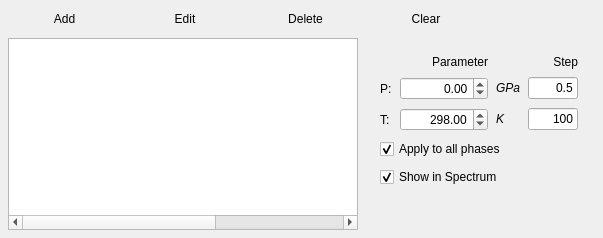
       <widget class="QWidget" name="phase_tab">
        <attribute name="title">
         <string>Phase</string>
        </attribute>
        <layout class="QHBoxLayout" name="horizontalLayout_27">
         <property name="spacing">
          <number>8</number>
         </property>
         <property name="margin">
          <number>8</number>
         </property>
         <item>
          <layout class="QVBoxLayout" name="verticalLayout_8">
           <item>
            <layout class="QHBoxLayout" name="horizontalLayout_7" stretch="0,0,0,0,0">
             <property name="spacing">
              <number>8</number>
             </property>
             <item>
              <widget class="QPushButton" name="phase_add_btn">
               <property name="sizePolicy">
                <sizepolicy hsizetype="MinimumExpanding" vsizetype="Fixed">
                 <horstretch>0</horstretch>
                 <verstretch>0</verstretch>
                </sizepolicy>
               </property>
               <property name="maximumSize">
                <size>
                 <width>150</width>
                 <height>16777215</height>
                </size>
               </property>
               <property name="text">
                <string>Add</string>
               </property>
               <property name="flat">
                <bool>true</bool>
               </property>
              </widget>
             </item>
             <item>
              <widget class="QPushButton" name="phase_edit_btn">
               <property name="sizePolicy">
                <sizepolicy hsizetype="MinimumExpanding" vsizetype="Fixed">
                 <horstretch>0</horstretch>
                 <verstretch>0</verstretch>
                </sizepolicy>
               </property>
               <property name="maximumSize">
                <size>
                 <width>150</width>
                 <height>16777215</height>
                </size>
               </property>
               <property name="text">
                <string>Edit</string>
               </property>
               <property name="flat">
                <bool>true</bool>
               </property>
              </widget>
             </item>
             <item>
              <widget class="QPushButton" name="phase_del_btn">
               <property name="sizePolicy">
                <sizepolicy hsizetype="MinimumExpanding" vsizetype="Fixed">
                 <horstretch>0</horstretch>
                 <verstretch>0</verstretch>
                </sizepolicy>
               </property>
               <property name="maximumSize">
                <size>
                 <width>150</width>
                 <height>16777215</height>
                </size>
               </property>
               <property name="text">
                <string>Delete</string>
               </property>
               <property name="flat">
                <bool>true</bool>
               </property>
              </widget>
             </item>
             <item>
              <widget class="QPushButton" name="phase_clear_btn">
               <property name="sizePolicy">
                <sizepolicy hsizetype="MinimumExpanding" vsizetype="Fixed">
                 <horstretch>0</horstretch>
                 <verstretch>0</verstretch>
                </sizepolicy>
               </property>
               <property name="maximumSize">
                <size>
                 <width>150</width>
                 <height>16777215</height>
                </size>
               </property>
               <property name="text">
                <string>Clear</string>
               </property>
               <property name="flat">
                <bool>true</bool>
               </property>
              </widget>
             </item>
             <item>
              <spacer name="horizontalSpacer_21">
               <property name="orientation">
                <enum>Qt::Horizontal</enum>
               </property>
               <property name="sizeHint" stdset="0">
                <size>
                 <width>40</width>
                 <height>20</height>
                </size>
               </property>
              </spacer>
             </item>
            </layout>
           </item>
           <item>
            <layout class="QHBoxLayout" name="horizontalLayout_9" stretch="2,1">
             <property name="spacing">
              <number>5</number>
             </property>
             <item>
              <widget class="QTableWidget" name="phase_tw">
               <property name="minimumSize">
                <size>
                 <width>350</width>
                 <height>0</height>
                </size>
               </property>
               <property name="editTriggers">
                <set>QAbstractItemView::DoubleClicked|QAbstractItemView::EditKeyPressed</set>
               </property>
               <property name="selectionMode">
                <enum>QAbstractItemView::SingleSelection</enum>
               </property>
               <property name="selectionBehavior">
                <enum>QAbstractItemView::SelectRows</enum>
               </property>
               <property name="showGrid">
                <bool>false</bool>
               </property>
               <property name="columnCount">
                <number>5</number>
               </property>
               <attribute name="horizontalHeaderVisible">
                <bool>false</bool>
               </attribute>
               <attribute name="horizontalHeaderStretchLastSection">
                <bool>false</bool>
               </attribute>
               <attribute name="verticalHeaderVisible">
                <bool>false</bool>
               </attribute>
               <column/>
               <column/>
               <column/>
               <column/>
               <column/>
              </widget>
             </item>
             <item>
              <widget class="QWidget" name="widget" native="true">
               <property name="maximumSize">
                <size>
                 <width>350</width>
                 <height>16777215</height>
                </size>
               </property>
               <layout class="QVBoxLayout" name="verticalLayout_7">
                <item>
                 <layout class="QGridLayout" name="gridLayout_2">
                  <property name="margin">
                   <number>8</number>
                  </property>
                  <property name="spacing">
                   <number>8</number>
                  </property>
                  <item row="0" column="3">
                   <widget class="QLabel" name="label_6">
                    <property name="text">
                     <string>Step</string>
                    </property>
                    <property name="alignment">
                     <set>Qt::AlignRight|Qt::AlignTrailing|Qt::AlignVCenter</set>
                    </property>
                   </widget>
                  </item>
                  <item row="1" column="0">
                   <widget class="QLabel" name="label">
                    <property name="text">
                     <string>P:</string>
                    </property>
                   </widget>
                  </item>
                  <item row="1" column="1">
                   <widget class="QDoubleSpinBox" name="phase_pressure_sb">
                    <property name="enabled">
                     <bool>true</bool>
                    </property>
                    <property name="sizePolicy">
                     <sizepolicy hsizetype="Expanding" vsizetype="Fixed">
                      <horstretch>0</horstretch>
                      <verstretch>0</verstretch>
                     </sizepolicy>
                    </property>
                    <property name="minimumSize">
                     <size>
                      <width>0</width>
                      <height>0</height>
                     </size>
                    </property>
                    <property name="maximumSize">
                     <size>
                      <width>150</width>
                      <height>16777215</height>
                     </size>
                    </property>
                    <property name="sizeIncrement">
                     <size>
                      <width>0</width>
                      <height>0</height>
                     </size>
                    </property>
                    <property name="focusPolicy">
                     <enum>Qt::WheelFocus</enum>
                    </property>
                    <property name="alignment">
                     <set>Qt::AlignRight|Qt::AlignTrailing|Qt::AlignVCenter</set>
                    </property>
                    <property name="minimum">
                     <double>-999999999.000000000000000</double>
                    </property>
                    <property name="maximum">
                     <double>999999999.000000000000000</double>
                    </property>
                    <property name="singleStep">
                     <double>0.500000000000000</double>
                    </property>
                   </widget>
                  </item>
                  <item row="1" column="3">
                   <widget class="QLineEdit" name="phase_pressure_step_txt">
                    <property name="sizePolicy">
                     <sizepolicy hsizetype="Expanding" vsizetype="Fixed">
                      <horstretch>0</horstretch>
                      <verstretch>0</verstretch>
                     </sizepolicy>
                    </property>
                    <property name="maximumSize">
                     <size>
                      <width>50</width>
                      <height>16777215</height>
                     </size>
                    </property>
                    <property name="text">
                     <string>0.5</string>
                    </property>
                    <property name="alignment">
                     <set>Qt::AlignRight|Qt::AlignTrailing|Qt::AlignVCenter</set>
                    </property>
                   </widget>
                  </item>
                  <item row="2" column="0">
                   <widget class="QLabel" name="label_2">
                    <property name="text">
                     <string>T:</string>
                    </property>
                   </widget>
                  </item>
                  <item row="2" column="1">
                   <widget class="QDoubleSpinBox" name="phase_temperature_sb">
                    <property name="maximumSize">
                     <size>
                      <width>150</width>
                      <height>16777215</height>
                     </size>
                    </property>
                    <property name="alignment">
                     <set>Qt::AlignRight|Qt::AlignTrailing|Qt::AlignVCenter</set>
                    </property>
                    <property name="maximum">
                     <double>999999999.000000000000000</double>
                    </property>
                    <property name="singleStep">
                     <double>100.000000000000000</double>
                    </property>
                    <property name="value">
                     <double>298.000000000000000</double>
                    </property>
                   </widget>
                  </item>
                  <item row="2" column="3">
                   <widget class="QLineEdit" name="phase_temperature_step_txt">
                    <property name="sizePolicy">
                     <sizepolicy hsizetype="MinimumExpanding" vsizetype="Fixed">
                      <horstretch>0</horstretch>
                      <verstretch>0</verstretch>
                     </sizepolicy>
                    </property>
                    <property name="maximumSize">
                     <size>
                      <width>50</width>
                      <height>16777215</height>
                     </size>
                    </property>
                    <property name="text">
                     <string>100</string>
                    </property>
                    <property name="alignment">
                     <set>Qt::AlignRight|Qt::AlignTrailing|Qt::AlignVCenter</set>
                    </property>
                   </widget>
                  </item>
                  <item row="3" column="0" colspan="4">
                   <widget class="QCheckBox" name="phase_apply_to_all_cb">
                    <property name="text">
                     <string>Apply to all phases</string>
                    </property>
                    <property name="checked">
                     <bool>true</bool>
                    </property>
                   </widget>
                  </item>
                  <item row="1" column="2">
                   <widget class="QLabel" name="label_7">
                    <property name="text">
                     <string>&lt;i&gt;GPa&lt;/i&gt;</string>
                    </property>
                    <property name="textFormat">
                     <enum>Qt::RichText</enum>
                    </property>
                   </widget>
                  </item>
                  <item row="2" column="2">
                   <widget class="QLabel" name="label_8">
                    <property name="text">
                     <string>&lt;i&gt;K&lt;/i&gt;</string>
                    </property>
                   </widget>
                  </item>
                  <item row="0" column="1">
                   <widget class="QLabel" name="label_9">
                    <property name="text">
                     <string>Parameter</string>
                    </property>
                    <property name="alignment">
                     <set>Qt::AlignRight|Qt::AlignTrailing|Qt::AlignVCenter</set>
                    </property>
                   </widget>
                  </item>
                  <item row="4" column="0" colspan="4">
                   <widget class="QCheckBox" name="phase_show_parameter_in_spectrum_cb">
                    <property name="text">
                     <string>Show in Spectrum</string>
                    </property>
                    <property name="checked">
                     <bool>true</bool>
                    </property>
                   </widget>
                  </item>
                 </layout>
                </item>
                <item>
                 <spacer name="verticalSpacer_2">
                  <property name="orientation">
                   <enum>Qt::Vertical</enum>
                  </property>
                  <property name="sizeHint" stdset="0">
                   <size>
                    <width>20</width>
                    <height>18</height>
                   </size>
                  </property>
                 </spacer>
                </item>
               </layout>
              </widget>
             </item>
            </layout>
           </item>
          </layout>
         </item>
        </layout>
       </widget>
